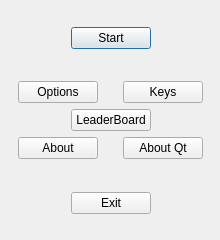
<?xml version="1.0" encoding="UTF-8"?>
<ui version="4.0">
 <class>startDialog</class>
 <widget class="QDialog" name="startDialog">
  <property name="geometry">
   <rect>
    <x>0</x>
    <y>0</y>
    <width>220</width>
    <height>240</height>
   </rect>
  </property>
  <property name="minimumSize">
   <size>
    <width>220</width>
    <height>240</height>
   </size>
  </property>
  <property name="maximumSize">
   <size>
    <width>220</width>
    <height>240</height>
   </size>
  </property>
  <property name="windowTitle">
   <string>SpaceDarkness</string>
  </property>
  <widget class="QWidget" name="layoutWidget">
   <property name="geometry">
    <rect>
     <x>0</x>
     <y>0</y>
     <width>221</width>
     <height>241</height>
    </rect>
   </property>
   <layout class="QVBoxLayout" name="verticalLayout">
    <item>
     <spacer name="verticalSpacer_2">
      <property name="orientation">
       <enum>Qt::Vertical</enum>
      </property>
      <property name="sizeHint" stdset="0">
       <size>
        <width>20</width>
        <height>40</height>
       </size>
      </property>
     </spacer>
    </item>
    <item>
     <layout class="QHBoxLayout" name="horizontalLayout_3">
      <item>
       <spacer name="horizontalSpacer">
        <property name="orientation">
         <enum>Qt::Horizontal</enum>
        </property>
        <property name="sizeHint" stdset="0">
         <size>
          <width>40</width>
          <height>20</height>
         </size>
        </property>
       </spacer>
      </item>
      <item>
       <widget class="QPushButton" name="startPushButton">
        <property name="locale">
         <locale language="English" country="UnitedStates"/>
        </property>
        <property name="text">
         <string>Start</string>
        </property>
       </widget>
      </item>
      <item>
       <spacer name="horizontalSpacer_2">
        <property name="orientation">
         <enum>Qt::Horizontal</enum>
        </property>
        <property name="sizeHint" stdset="0">
         <size>
          <width>40</width>
          <height>20</height>
         </size>
        </property>
       </spacer>
      </item>
     </layout>
    </item>
    <item>
     <spacer name="verticalSpacer_3">
      <property name="orientation">
       <enum>Qt::Vertical</enum>
      </property>
      <property name="sizeHint" stdset="0">
       <size>
        <width>20</width>
        <height>40</height>
       </size>
      </property>
     </spacer>
    </item>
    <item>
     <layout class="QHBoxLayout" name="horizontalLayout">
      <item>
       <spacer name="horizontalSpacer_10">
        <property name="orientation">
         <enum>Qt::Horizontal</enum>
        </property>
        <property name="sizeHint" stdset="0">
         <size>
          <width>40</width>
          <height>20</height>
         </size>
        </property>
       </spacer>
      </item>
      <item>
       <widget class="QPushButton" name="optionsPushButton">
        <property name="text">
         <string>Options</string>
        </property>
       </widget>
      </item>
      <item>
       <spacer name="horizontalSpacer_11">
        <property name="orientation">
         <enum>Qt::Horizontal</enum>
        </property>
        <property name="sizeHint" stdset="0">
         <size>
          <width>40</width>
          <height>20</height>
         </size>
        </property>
       </spacer>
      </item>
      <item>
       <widget class="QPushButton" name="keysPushButton">
        <property name="text">
         <string>Keys</string>
        </property>
       </widget>
      </item>
      <item>
       <spacer name="horizontalSpacer_12">
        <property name="orientation">
         <enum>Qt::Horizontal</enum>
        </property>
        <property name="sizeHint" stdset="0">
         <size>
          <width>40</width>
          <height>20</height>
         </size>
        </property>
       </spacer>
      </item>
     </layout>
    </item>
    <item>
     <layout class="QHBoxLayout" name="horizontalLayout_4">
      <item>
       <spacer name="horizontalSpacer_3">
        <property name="orientation">
         <enum>Qt::Horizontal</enum>
        </property>
        <property name="sizeHint" stdset="0">
         <size>
          <width>40</width>
          <height>20</height>
         </size>
        </property>
       </spacer>
      </item>
      <item>
       <widget class="QPushButton" name="leaderPushButton">
        <property name="text">
         <string>LeaderBoard</string>
        </property>
       </widget>
      </item>
      <item>
       <spacer name="horizontalSpacer_4">
        <property name="orientation">
         <enum>Qt::Horizontal</enum>
        </property>
        <property name="sizeHint" stdset="0">
         <size>
          <width>40</width>
          <height>20</height>
         </size>
        </property>
       </spacer>
      </item>
     </layout>
    </item>
    <item>
     <layout class="QHBoxLayout" name="horizontalLayout_2">
      <item>
       <spacer name="horizontalSpacer_7">
        <property name="orientation">
         <enum>Qt::Horizontal</enum>
        </property>
        <property name="sizeHint" stdset="0">
         <size>
          <width>40</width>
          <height>20</height>
         </size>
        </property>
       </spacer>
      </item>
      <item>
       <widget class="QPushButton" name="aboutPushButton">
        <property name="text">
         <string>About</string>
        </property>
       </widget>
      </item>
      <item>
       <spacer name="horizontalSpacer_9">
        <property name="orientation">
         <enum>Qt::Horizontal</enum>
        </property>
        <property name="sizeHint" stdset="0">
         <size>
          <width>40</width>
          <height>20</height>
         </size>
        </property>
       </spacer>
      </item>
      <item>
       <widget class="QPushButton" name="aboutQtPushButton">
        <property name="text">
         <string>About Qt</string>
        </property>
       </widget>
      </item>
      <item>
       <spacer name="horizontalSpacer_8">
        <property name="orientation">
         <enum>Qt::Horizontal</enum>
        </property>
        <property name="sizeHint" stdset="0">
         <size>
          <width>40</width>
          <height>20</height>
         </size>
        </property>
       </spacer>
      </item>
     </layout>
    </item>
    <item>
     <spacer name="verticalSpacer_4">
      <property name="orientation">
       <enum>Qt::Vertical</enum>
      </property>
      <property name="sizeHint" stdset="0">
       <size>
        <width>20</width>
        <height>40</height>
       </size>
      </property>
     </spacer>
    </item>
    <item>
     <layout class="QHBoxLayout" name="horizontalLayout_5">
      <item>
       <spacer name="horizontalSpacer_5">
        <property name="orientation">
         <enum>Qt::Horizontal</enum>
        </property>
        <property name="sizeHint" stdset="0">
         <size>
          <width>40</width>
          <height>20</height>
         </size>
        </property>
       </spacer>
      </item>
      <item>
       <widget class="QPushButton" name="exitPushButton">
        <property name="text">
         <string>Exit</string>
        </property>
       </widget>
      </item>
      <item>
       <spacer name="horizontalSpacer_6">
        <property name="orientation">
         <enum>Qt::Horizontal</enum>
        </property>
        <property name="sizeHint" stdset="0">
         <size>
          <width>40</width>
          <height>20</height>
         </size>
        </property>
       </spacer>
      </item>
     </layout>
    </item>
    <item>
     <spacer name="verticalSpacer">
      <property name="orientation">
       <enum>Qt::Vertical</enum>
      </property>
      <property name="sizeHint" stdset="0">
       <size>
        <width>20</width>
        <height>40</height>
       </size>
      </property>
     </spacer>
    </item>
   </layout>
  </widget>
 </widget>
 <resources/>
 <connections>
  <connection>
   <sender>exitPushButton</sender>
   <signal>clicked()</signal>
   <receiver>startDialog</receiver>
   <slot>close()</slot>
   <hints>
    <hint type="sourcelabel">
     <x>126</x>
     <y>208</y>
    </hint>
    <hint type="destinationlabel">
     <x>196</x>
     <y>280</y>
    </hint>
   </hints>
  </connection>
 </connections>
</ui>
